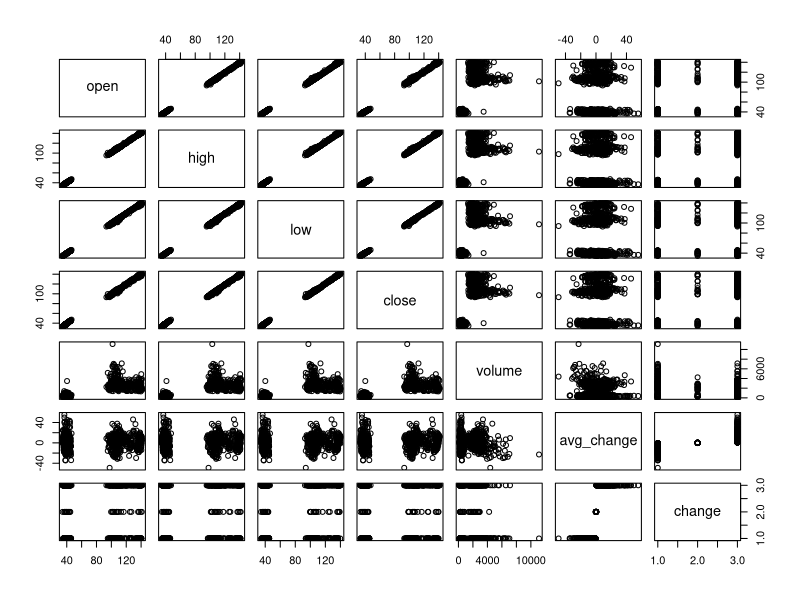
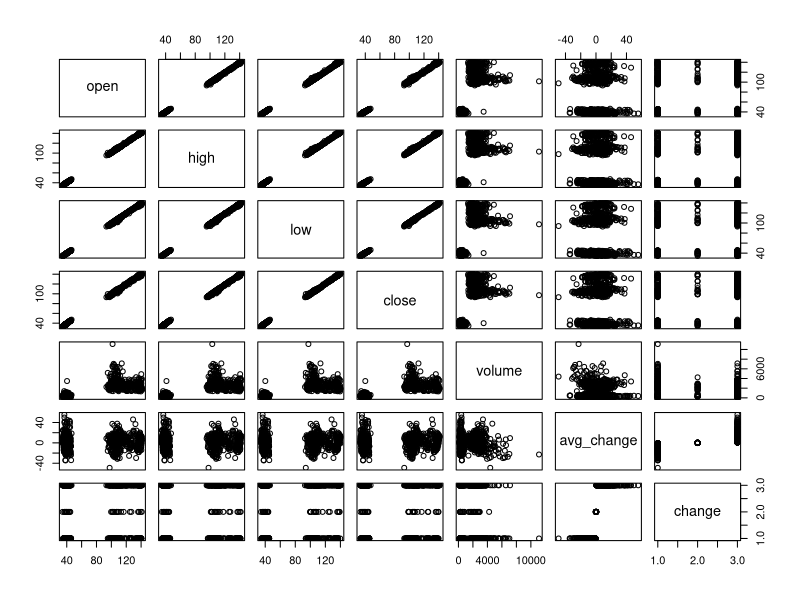

Generate these figures, in order, with R: (Note: this script raises an error after producing the figures.)
## ---- chunk 1
knitr::opts_chunk$set(echo = TRUE)
library(e1071)
## ---- chunk 2
msftaznData = read.csv('MSFTAZNstockpriceTrimmed.csv')
attach(msftaznData)
# set up data frame
msftaznDataFrame = data.frame(open=price.open, high=price.high,
        low=price.low, close=price.adjusted,volume= volume/10000, avg_change=AVGChangeof5Days, change = Change )
head(msftaznDataFrame)
remove(msftaznData)

plot(msftaznDataFrame)

## ---- chunk 3
plot(msftaznDataFrame)
## ---- chunk 4
x <- subset(msftaznDataFrame, select = -change)
y <- msftaznDataFrame$change
model1 <- svm(x, y) 

print(model1)
summary(model1)
## ---- chunk 5
pred <- predict(model1, x)

# Check accuracy:
table(pred, y)
## ---- chunk 6
# compute decision values and probabilities:
pred <- predict(model1, x, decision.values = TRUE)
attr(pred, "decision.values")[1:6,]

# visualize (classes by color, SV by crosses):
plot(cmdscale(dist(msftaznDataFrame[,-7])),
     col = as.integer(msftaznDataFrame[,7]),xlab="normalized X", ylab = "$ change",
     pch = c("o","+")[1:150 %in% model1$index + 1])
legend('bottomleft',c('data','prediction'),pch=c('0','+'))
grid()

     
## ---- chunk 7
pctTrain=0.70
nObs = length(x[,1])
nTrain = round(pctTrain*nObs,0)
TrainSetIndex = 1:nTrain

# or ?
#TrainSetIndex = sample(1:nObs, nTrain)
## ---- chunk 8
# first the training set

XtrainSet = msftaznDataFrame[TrainSetIndex,-7]
YtrainSet = msftaznDataFrame$change[TrainSetIndex]
## ---- chunk 9
model2 <- svm(XtrainSet, YtrainSet) 

print(model2)
summary(model2)
## ---- chunk 10
XtestSet = msftaznDataFrame[(nTrain:nObs),-7]
YtestSet = msftaznDataFrame$Change[nTrain:nObs]
## ---- chunk 11
pred2 <- predict(model2, XtestSet)
# And the accuracy..

table(pred2, YtestSet)
## ---- chunk 12
stockTuned <- tune.svm(XtrainSet, YtrainSet, gamma = 2^(-1:1), cost = 2^(-1:4))

summary(stockTuned)
plot(stockTuned)
## ---- chunk 13
#use optimized parameters... 
model3 <- svm(XtrainSet, YtrainSet, gamma=0.5, cost=4 ) 

print(model3)
summary(model3)
## ---- chunk 14


pred3 <- predict(model3, XtestSet)
# And the accuracy..

table(pred3, YtestSet)

